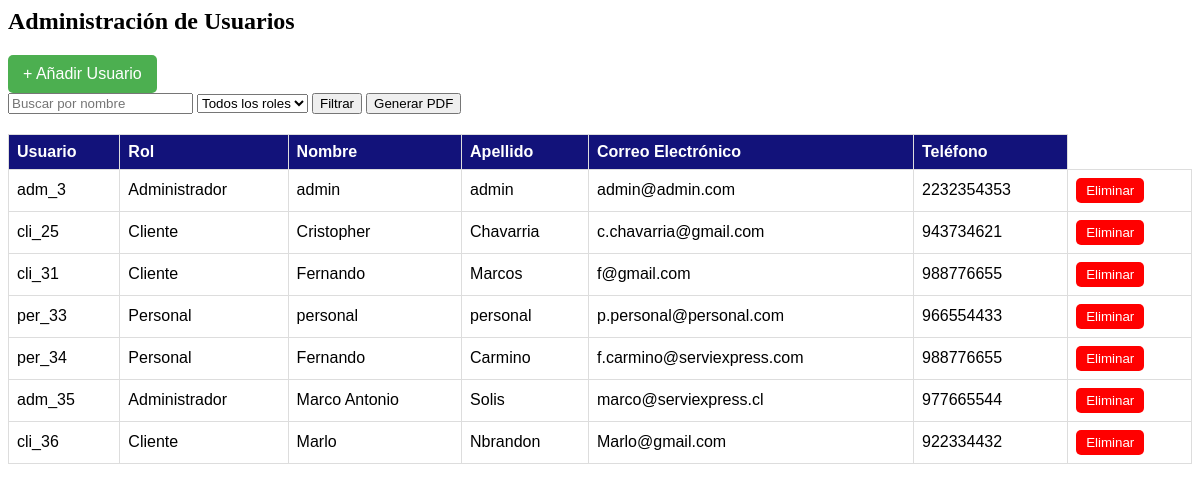
/adm_users/, run on the app's committed database.
### myapp/models.py (models this page shows, shortened)
class UserProfile(models.Model):
    user_id = models.AutoField(primary_key=True)
    user_name = models.CharField(max_length=15, null=False)
    user_lastname = models.CharField(max_length=20, null=False)
    user_password = models.CharField(max_length=20, null=False, default="admin")
    user_mail = models.EmailField(null=False)
    user_fono = models.IntegerField(null=False)
    rol = models.ForeignKey(Rol, on_delete=models.CASCADE)

class Rol(models.Model):
    rol_id = models.CharField(max_length=3, primary_key=True)
    rol_description = models.CharField(max_length=12)

### myapp/views.py (the view)
# urls.py: path('adm_users/', views.adm_users, name='adm_users'),
def adm_users(request):
    users = UserProfile.objects.all()
    return render(request, 'admin/adm_users.html', {'users': users})

### myapp/context_processor.py (called while the page is built)
def totalCarrito(request):
    total = 0
    if "carrito" in request.session.keys():
        for key, value in request.session["carrito"].items():
            total += (value["acumulado"])
    return {"totalCarrito": total}

### myapp/templates/admin/adm_users.html (shortened to what this page needs)
<h2>Administración de Usuarios</h2>
<button id="add-user-btn" class="add-user-button">+ Añadir Usuario</button>
<form id="user-filter-form">
  <input
    type="text"
    id="search"
    name="search"
    placeholder="Buscar por nombre"
  />
  <select id="role_filter" name="role_filter">
    <option value="" selected>Todos los roles</option>
  </select>
  <button id="filtrar" type="button" onclick="filterUsers()">Filtrar</button>
  <button type="button" onclick="generatePDF()">Generar PDF</button>
</form>
<div class="col-md-12">
<table class="user-table">
  <thead>
    <tr>
      <th>Usuario</th>
      <th>Rol</th>
      <th>Nombre</th>
      <th>Apellido</th>
      <th>Correo Electrónico</th>
      <th>Teléfono</th>
    </tr>
  </thead>
  <tbody id="user-table-body">
    {% for user in users %}
    <tr>
      <td>{{ user.rol.rol_id }}_{{ user.user_id }}</td>
      <td>{{ user.rol.rol_description }}</td>
      <td>{{ user.user_name }}</td>
      <td>{{ user.user_lastname }}</td>
      <td>{{ user.user_mail }}</td>
      <td>{{ user.user_fono }}</td>
      <td>
        <button class="delete-user-btn" data-user-id="{{ user.user_id }}">
          Eliminar
        </button>
      </td>
    </tr>
    {% endfor %}
  </tbody>
</table>
</div>

### myapp/templates/admin/adm_users.html (style rules this page uses)
.add-user-button { background-color: #4caf50; color: white; padding: 10px 15px; border: none; border-radius: 5px; cursor: pointer; font-size: 16px; }
.delete-user-btn { background-color: red; color: white; border: none; padding: 5px 10px; border-radius: 5px; cursor: pointer; }
.user-table { font-family: Arial, Helvetica, sans-serif; width: 100%; border-collapse: collapse; margin-top: 20px; }
.user-table th, .user-table td { border: 1px solid #ddd; padding: 8px; text-align: left; }
.user-table th { background-color: rgb(18, 18, 122); color: white; }

### data on the page
UserProfile: rol.rol_id "adm", user_id "3", rol.rol_description "Administrador", user_name "admin", user_lastname "admin", user_mail "admin@admin.com", user_fono "2232354353"
UserProfile: rol.rol_id "cli", user_id "25", rol.rol_description "Cliente", user_name "Cristopher", user_lastname "Chavarria", user_mail "c.chavarria@gmail.com", user_fono "943734621"
UserProfile: rol.rol_id "cli", user_id "31", rol.rol_description "Cliente", user_name "Fernando", user_lastname "Marcos", user_mail "f@gmail.com", user_fono "988776655"
UserProfile: rol.rol_id "per", user_id "33", rol.rol_description "Personal", user_name "personal", user_lastname "personal", user_mail "p.personal@personal.com", user_fono "966554433"
UserProfile: rol.rol_id "per", user_id "34", rol.rol_description "Personal", user_name "Fernando", user_lastname "Carmino", user_mail "f.carmino@serviexpress.com", user_fono "988776655"
UserProfile: rol.rol_id "adm", user_id "35", rol.rol_description "Administrador", user_name "Marco Antonio", user_lastname "Solis", user_mail "marco@serviexpress.cl", user_fono "977665544"
UserProfile: rol.rol_id "cli", user_id "36", rol.rol_description "Cliente", user_name "Marlo", user_lastname "Nbrandon", user_mail "Marlo@gmail.com", user_fono "922334432"
